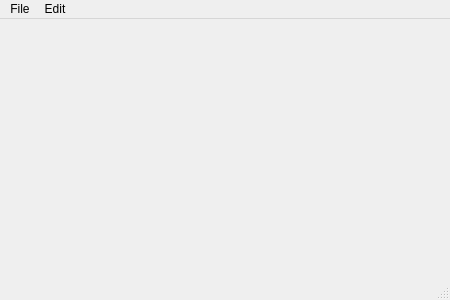
<ui version="4.0" >
 <class>TextWindow1</class>
 <widget class="QMainWindow" name="TextWindow1" >
  <property name="geometry" >
   <rect>
    <x>0</x>
    <y>0</y>
    <width>450</width>
    <height>300</height>
   </rect>
  </property>
  <property name="windowTitle" >
   <string>MainWindow</string>
  </property>
  <widget class="QWidget" name="centralwidget" >
   <property name="geometry" >
    <rect>
     <x>0</x>
     <y>27</y>
     <width>450</width>
     <height>253</height>
    </rect>
   </property>
   <layout class="QGridLayout" >
    <item row="0" column="0" >
     <widget class="TextEdit" native="1" name="editor" />
    </item>
   </layout>
  </widget>
  <widget class="QMenuBar" name="menubar" >
   <property name="geometry" >
    <rect>
     <x>0</x>
     <y>0</y>
     <width>450</width>
     <height>27</height>
    </rect>
   </property>
   <widget class="QMenu" name="menuFile" >
    <property name="title" >
     <string>File</string>
    </property>
    <addaction name="actionOpen" />
    <addaction name="actionSave" />
    <addaction name="actionSaveAs" />
   </widget>
   <widget class="QMenu" name="menuEdit" >
    <property name="title" >
     <string>Edit</string>
    </property>
    <addaction name="actionUndo" />
    <addaction name="actionRedo" />
    <addaction name="separator" />
    <addaction name="actionCut" />
    <addaction name="actionCopy" />
    <addaction name="actionPaste" />
   </widget>
   <addaction name="menuFile" />
   <addaction name="menuEdit" />
  </widget>
  <widget class="QStatusBar" name="statusbar" >
   <property name="geometry" >
    <rect>
     <x>0</x>
     <y>280</y>
     <width>450</width>
     <height>20</height>
    </rect>
   </property>
  </widget>
  <action name="actionOpen" >
   <property name="icon" >
    <iconset resource="MainWindow.qrc" >
     <normaloff>:/icons/document-open-recent.png</normaloff>:/icons/document-open-recent.png</iconset>
   </property>
   <property name="text" >
    <string>Open...</string>
   </property>
   <property name="shortcut" >
    <string>Ctrl+O</string>
   </property>
  </action>
  <action name="actionSave" >
   <property name="icon" >
    <iconset resource="MainWindow.qrc" >
     <normaloff>:/icons/document-save.png</normaloff>:/icons/document-save.png</iconset>
   </property>
   <property name="text" >
    <string>Save</string>
   </property>
   <property name="shortcut" >
    <string>Ctrl+S</string>
   </property>
  </action>
  <action name="actionSaveAs" >
   <property name="icon" >
    <iconset resource="MainWindow.qrc" >
     <normaloff>:/icons/document-save-as.png</normaloff>:/icons/document-save-as.png</iconset>
   </property>
   <property name="text" >
    <string>Save As...</string>
   </property>
   <property name="shortcut" >
    <string>Ctrl+Shift+S</string>
   </property>
  </action>
  <action name="actionCut" >
   <property name="icon" >
    <iconset resource="MainWindow.qrc" >
     <normaloff>:/icons/edit-cut.png</normaloff>:/icons/edit-cut.png</iconset>
   </property>
   <property name="text" >
    <string>Cut</string>
   </property>
   <property name="shortcut" >
    <string>Ctrl+X, Ctrl+Del</string>
   </property>
  </action>
  <action name="actionCopy" >
   <property name="icon" >
    <iconset resource="MainWindow.qrc" >
     <normaloff>:/icons/edit-copy.png</normaloff>:/icons/edit-copy.png</iconset>
   </property>
   <property name="text" >
    <string>Copy</string>
   </property>
   <property name="shortcut" >
    <string>Ctrl+C, Ctrl+Ins</string>
   </property>
  </action>
  <action name="actionPaste" >
   <property name="icon" >
    <iconset resource="MainWindow.qrc" >
     <normaloff>:/icons/edit-paste.png</normaloff>:/icons/edit-paste.png</iconset>
   </property>
   <property name="text" >
    <string>Paste</string>
   </property>
   <property name="shortcut" >
    <string>Ctrl+V, Shift+Ins</string>
   </property>
  </action>
  <action name="actionUndo" >
   <property name="icon" >
    <iconset resource="MainWindow.qrc" >
     <normaloff>:/icons/edit-undo.png</normaloff>:/icons/edit-undo.png</iconset>
   </property>
   <property name="text" >
    <string>Undo</string>
   </property>
   <property name="shortcut" >
    <string>Ctrl+Z, Alt+Backspace</string>
   </property>
  </action>
  <action name="actionRedo" >
   <property name="icon" >
    <iconset resource="MainWindow.qrc" >
     <normaloff>:/icons/edit-redo.png</normaloff>:/icons/edit-redo.png</iconset>
   </property>
   <property name="text" >
    <string>Redo</string>
   </property>
   <property name="shortcut" >
    <string>Ctrl+Shift+Z, Alt+Return</string>
   </property>
  </action>
 </widget>
 <customwidgets>
  <customwidget>
   <class>TextEdit</class>
   <extends>QWidget</extends>
   <header>textedit.h</header>
   <container>1</container>
  </customwidget>
 </customwidgets>
 <resources>
  <include location="MainWindow.qrc" />
 </resources>
 <connections/>
</ui>
